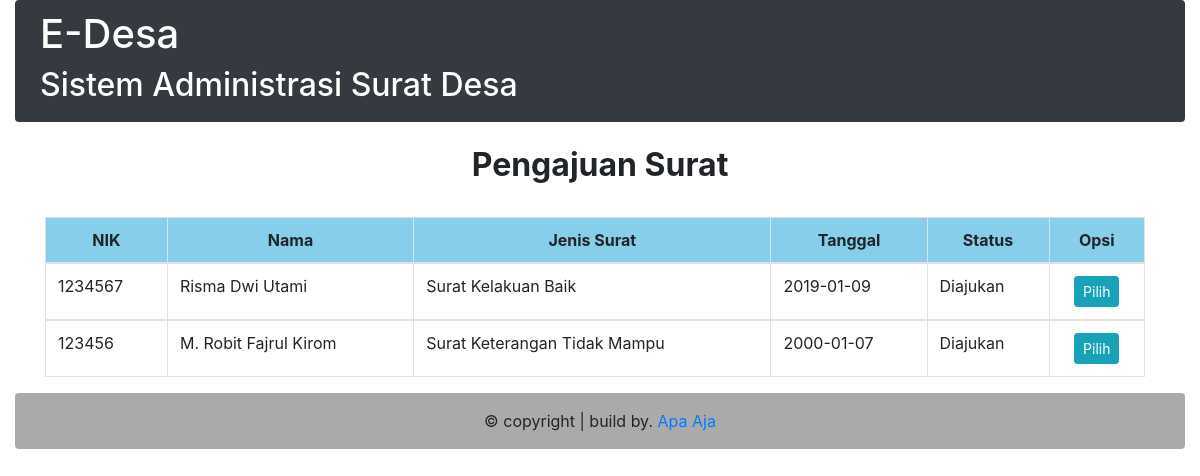
Page /index.php/c_surat/pengajuan_online on the committed database.
### tables this page shows
CREATE TABLE `permohonan` (
  `nik` varchar(16) NOT NULL,
  `no_permohonan` int(10) NOT NULL,
  `tanggal_pengajuan` date NOT NULL,
  `tanggal_selesai` date NOT NULL,
  `foto_kk` varchar(30) NOT NULL,
  `foto_ktp` varchar(30) NOT NULL,
  `keperluan` text NOT NULL,
  `kode_surat` varchar(4) NOT NULL,
  `username` varchar(12) NOT NULL,
  `status_pengajuan` varchar(10) NOT NULL
);

CREATE TABLE `warga` (
  `nkk` varchar(16) NOT NULL,
  `nik` varchar(16) NOT NULL,
  `nama` varchar(30) NOT NULL,
  `tempat_lahir` varchar(30) NOT NULL,
  `tanggal_lahir` date NOT NULL,
  `umur` int(4) NOT NULL,
  `jenis_kelamin` varchar(9) NOT NULL,
  `pendidikan` varchar(30) NOT NULL,
  `perkawinan` varchar(30) NOT NULL,
  `agama` varchar(12) NOT NULL,
  `pekerjaan` varchar(20) NOT NULL,
  `username` varchar(16) NOT NULL,
  `password` varchar(16) NOT NULL,
  `status` varchar(5) NOT NULL,
  `avatar` varchar(30) NOT NULL
);

CREATE TABLE `surat` (
  `kode_surat` varchar(4) NOT NULL,
  `nama_surat` varchar(30) NOT NULL
);

### application/controllers/c_surat.php (called while the page is built, shortened)
<?php
class c_surat extends CI_Controller {
	function __construct() {
			$this->load->model('m_user');
		}
		public function pengajuan_online(){
			$data = array(
					'head'=>'v_header',
					'foot'=>'v_footer',
					'navbar'=>'v_navbar',
					'datamasuk' => $this->m_user->surat_fasilitas_online()
				);
			$this->load->view('surat/admin/pengajuan-online/v_permohonan_masuk',$data);
		}
}
?>

### index.php (called while the page is built, shortened)
<?php
require_once BASEPATH.'core/CodeIgniter.php';

### application/models/m_user.php (called while the page is built, shortened)
 <?php
	class M_user extends CI_Model {
		public function surat_fasilitas_online() {
			$query = $this->db->query("SELECT * FROM permohonan INNER JOIN warga ON permohonan.nik = warga.nik INNER JOIN surat ON permohonan.kode_surat = surat.kode_surat WHERE status_pengajuan = 'Diajukan'");
				return $query->result();
		}
	}
?>

### application/views/surat/admin/pengajuan-online/v_permohonan_masuk.php (the view, shortened to what this page needs)
<html lang="en">
  <head>
    <link rel="stylesheet" type="text/css" href="<?php echo base_url().'assets/css/style_user.css'?>">
    <link rel="stylesheet" href="https://stackpath.bootstrapcdn.com/bootstrap/4.3.1/css/bootstrap.min.css">
  </head>
  <body>
    <div class="container-fluid">
      <div class="container" id="isi">
      <div class="row">
        <div class="col-sm-12">
          <div class="judul">
            <br>
            <h2 align="center"> <strong> Pengajuan Surat </strong> </h2>
            <br>
          </div>
         <div style="margin-bottom:15px; margin-right: 10px;" >
            <form action="data_pengajuan.php">
            <table class="table table-bordered">
              <thead>
                <tr style="background-color: skyblue;" align="center">
                  <th>NIK</th>
                  <th>Nama</th>
                  <th>Jenis Surat</th>
                  <th>Tanggal</th>
                  <th>Status</th>
                  <th>Opsi</th>
                </tr>
              </thead>
              <?php foreach ($datamasuk as $tampilkan) { ?>
               <tbody>
                <tr >
                  <td><?php echo $tampilkan->nik ?></td>
                  <td><?php echo $tampilkan->nama ?></td>
                  <td><?php echo $tampilkan->nama_surat ?></td>
                  <td><?php echo $tampilkan->tanggal_pengajuan ?></td>
                  <td><?php echo $tampilkan->status_pengajuan ?></td>
                  <td align="center"><a href="<?php echo base_url().'c_surat/formpengajuanadmin/'.$tampilkan->nik; ?>" class="btn btn-info btn-sm" name="btnpilih">Pilih </a></td>
              </tbody>
              <?php
                }
              ?>
            </table>
            </form>
          </div>
        </div>
      </div>
    </div>
   </div>
  </body>
</html>

### assets/css/style_user.css (style rules this page uses)
html { position: relative; font-size: 1rem; }

### rows in the picture
permohonan: warga.nik "1234567", warga.nama "Risma Dwi Utami", kode_surat.nama_surat "Surat Kelakuan Baik", tanggal_pengajuan "2019-01-09", status_pengajuan "Diajukan"
permohonan: warga.nik "123456", warga.nama "M. Robit Fajrul Kirom", kode_surat.nama_surat "Surat Keterangan Tidak Mampu", tanggal_pengajuan "2000-01-07", status_pengajuan "Diajukan"
